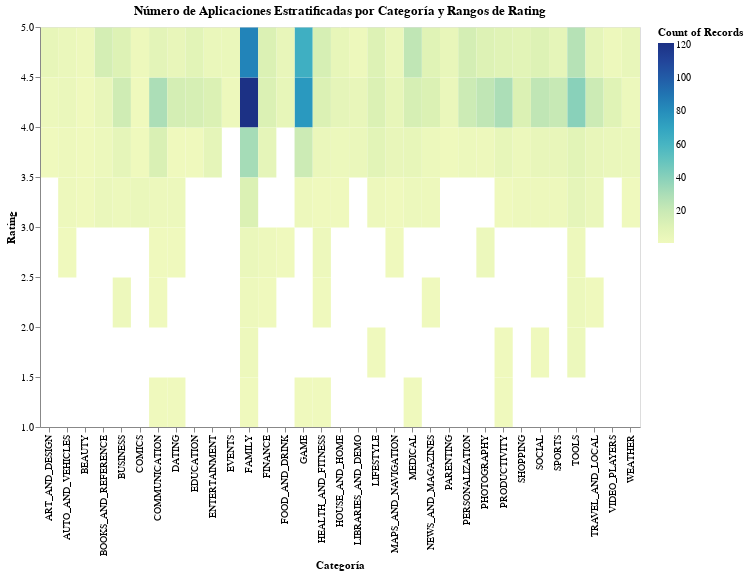

The code cell stored with this chart in its notebook:
### Markdown cell above
En este grafico, vemos cada categoria del dataframe, como, por ejemplo, Art_design, Lifestyle, Parenting,
Personalization, Tools, Weather, etc. Para cada categoria vemos, de manera acumulada, el numero de aplicaciones. 
Ademas, vemos la distribucion de cada numero de aplicacion en las categorias por el rating del cotenido.

### Code cell
heatmap = alt.Chart(df_sample).mark_rect().encode(
    x=alt.X('category:N', title='Categoría'),
    y=alt.Y('rating:Q', title='Rating', bin=alt.Bin(maxbins=10)),
    color='count():Q'
).properties(
    width=600,
    height=400,
    title='Número de Aplicaciones Estratificadas por Categoría y Rangos de Rating'
)
heatmap.show()

### Figure 1 — Vega-Lite specification as saved in the notebook (floating-point values rounded to 4 significant figures; data arrays with more than 128 entries replaced by an {"elided": "..."} marker saying what was removed)
{"config": {"view": {"continuousWidth": 300, "continuousHeight": 300}}, "data": {"name": "data-bc19890d6ad38b3e38b19717bed0ef1c"}, "mark": {"type": "rect"}, "encoding": {"color": {"aggregate": "count", "type": "quantitative"}, "x": {"field": "category", "title": "Categoría", "type": "nominal"}, "y": {"bin": {"maxbins": 10}, "field": "rating", "title": "Rating", "type": "quantitative"}}, "height": 400, "title": "Número de Aplicaciones Estratificadas por Categoría y Rangos de Rating", "width": 600, "$schema": "https://vega.github.io/schema/vega-lite/v5.17.0.json", "datasets": {"data-bc19890d6ad38b3e38b19717bed0ef1c": {"elided": "1500 records"}}}
